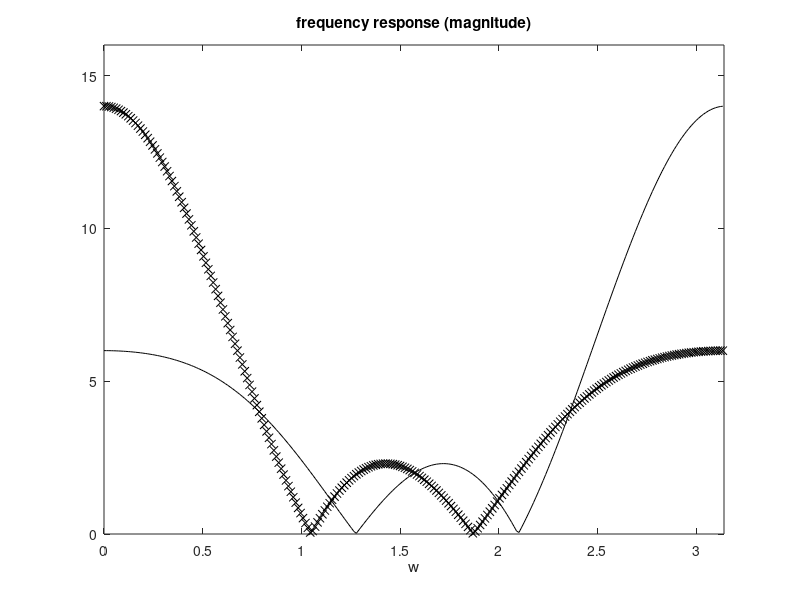

Recreate this plot in MATLAB.
% Simple mirror FIR example
% a second FIR filter is obtained by sign alternation
h0=[1 3 1 4 1 3 1]; %original filter with symmetrical coeffs.
h1=[1 -3 1 -4 1 -3 1]; %a second filter is obtained.

w=0:(2*pi/511):pi;
H0=abs(fft(h0,512)); %discrete Fourier transform
H1=abs(fft(h1,512)); %discrete Fourier transform

plot(w,H0(1:256),'kx'); hold on;
plot(w,H1(1:256),'k');
axis([0 pi 0 16]);
title('frequency response (magnitude)');
xlabel('w');
